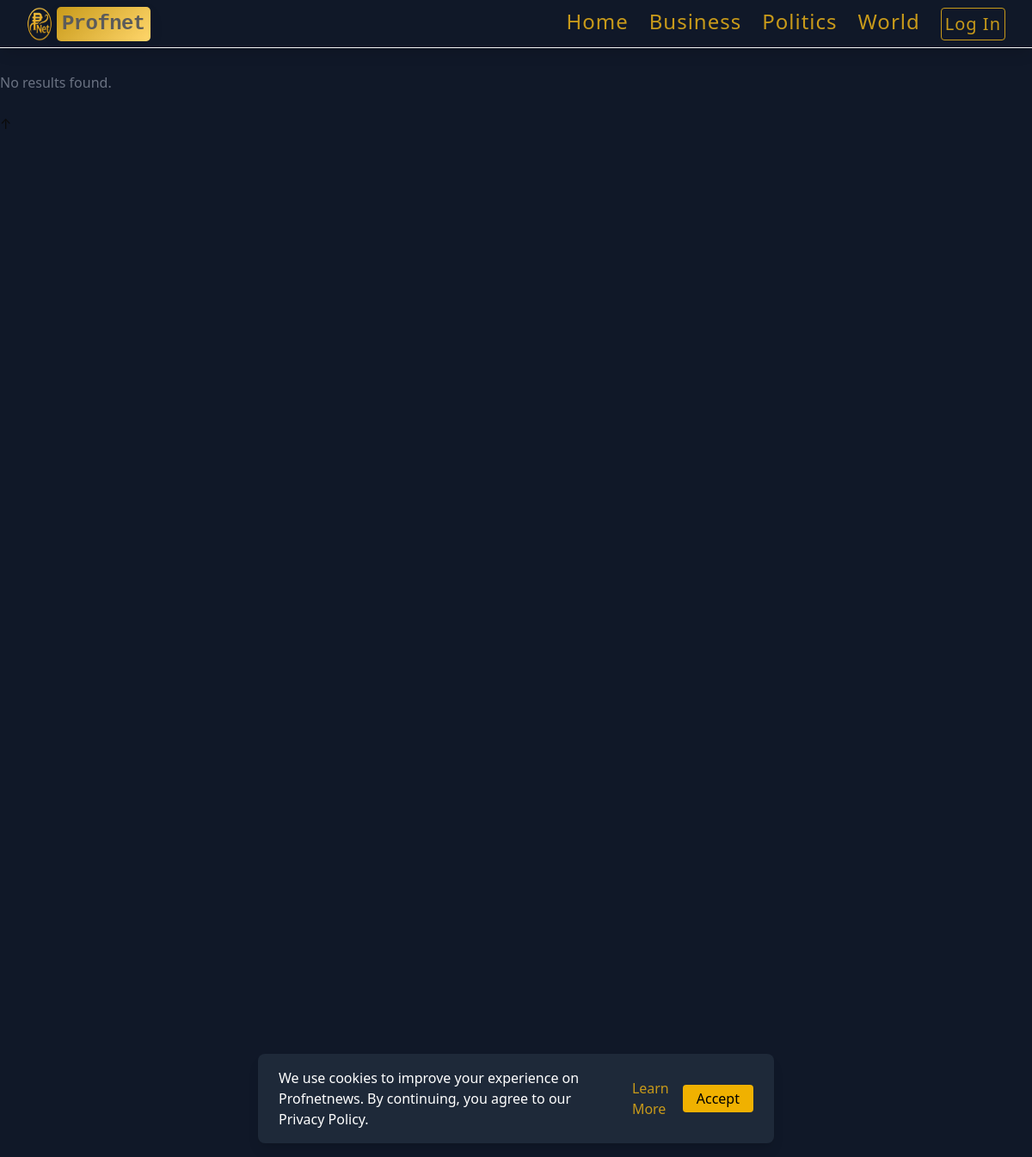
Screenshot of /search with the database file from the repository.
### app/models.py (models this page shows)
class Category(db.Model):
    id = db.Column(db.Integer, primary_key=True)
    name = db.Column(db.String(50), unique=True, nullable=False)
    slug = db.Column(db.String(50), unique=True, nullable=False)
    meta_title = db.Column(db.String(160))
    meta_description = db.Column(db.String(255))
    views = db.Column(db.Integer, default=0)
    posts = db.relationship('Post', back_populates='category', lazy="dynamic")

### app/routes/public.py (the view)
@public_bp.route("/search")
@cache.cached(timeout=300)
def search():
    query = request.args.get("q", "")
    results = []
    if query:
        results = Post.query.filter(
            Post.is_published == True,
            Post.title.ilike(f"%{query}%") |
            Post.content.ilike(f"%{query}%")
        ).order_by(Post.created_at.desc()).all()
    return render_template("search.html", query=query, results=results)

### app/templates/search.html (shortened to what this page needs)
{% extends "base.html" %}
{% block content %}
<h2 class="text-3xl font-bold mb-6">
</h2>
<div class="space-y-6">
  {% for post in results %}
    <a href="{{ url_for('public.post_detail', slug=post.slug) }}" class="block">
      <h3 class="text-2xl font-semibold hover:underline">
        {{ post.title }}
      </h3>
      <p class="text-gray-400">
        {{ post.content[:150] }}...
      </p>
    </a>
  {% else %}
    <p class="text-gray-500">No results found.</p>
  {% endfor %}
</div>
{% endblock %}

### app/templates/base.html (shortened to what this page needs)
<!DOCTYPE html>
<html lang="en">
<head>
    <link rel="stylesheet" href="https://cdnjs.cloudflare.com/ajax/libs/font-awesome/6.6.0/css/all.min.css">
    <script src="https://cdn.jsdelivr.net/npm/@tailwindcss/browser@4"></script>
    <link rel="stylesheet" href="{{ url_for('static', filename='Style.css') }}">
    <link rel="stylesheet" href="https://cdn.jsdelivr.net/simplemde/latest/simplemde.min.css">
</head>
<body class="bg-gray-900 w-full transition-opacity duration-700 min-h-screen text-gray-500">
    <div class="xl:max-w-[1280px] w-full">
    <header class="flex justify-between items-center navbar shadow-l bg-gray-900 border-b py-10 text-white shadow-lg fixed w-full transition-all duration-300 z-50">
        <div style="flex:1" class="sm:px-4 px-2 flex">
          <img src="{{ url_for('static', filename='Img/Profnet.png') }}" alt="Profnet icon">
          <strong style="color:#5b5b5b; border-radius:5px; padding:4px 6px;" class="text-2xl font-bold font-mono tracking-tight">Profnet
          </strong>
        </div>
        <div class="max-w-7xl mx-auto px-4 py-4 flex justify-between items-center">
          <nav class="hidden md:flex space-x-6 text-sm font-medium">
            <a class="text-2xl" href="{{ url_for('public.index') }}">Home</a>
        {% for cat in nav_categories %}
        <a href="{{ url_for('public.category', slug=cat.slug) }}"
                 class="text-2xl capitalize">
        {{ cat.name }}
        </a>
        {% endfor %}
            <button class="bg-transparent text-white px-3 md:px-1 py-1 rounded border"><a href="{{ url_for('admin.login') }}" class="text-2xl md:text-xl font-medium">Log In</a></button>
          </nav>
        </div>
    </header>
    <main class="text-white w-full max-w-7xl mx-auto py-6">
        {% block content %}{% endblock %}
    </main>
  </div>
          {% set settings = AppSettings.query.first() %}
          {% set settings = AppSettings.query.first() %}
<div id="cookieBanner" class="fixed bottom-4 left-1/2 transform -translate-x-1/2 bg-gray-800 text-white px-6 py-4 rounded-lg shadow-lg flex items-center space-x-4 z-50">
  <span>We use cookies to improve your experience on Profnetnews. By continuing, you agree to our Privacy Policy.</span>
  <a href="{{ url_for('public.privacy') }}" class="underline">Learn More</a>
  <button id="acceptCookies" class="bg-yellow-500 text-black px-4 py-1 rounded">Accept</button>
</div>
    <button id="btn">↑</button>
</body>
</html>

### app/static/Style.css (style rules this page uses)
:root { --bg: #ffffff; --muted: #f6f6f6; --text: #0b0b0b; --muted-text: #5b5b5b; --brand: #c89a1a; --brand-dark: #a28014; --page-bg: #0f1720; --accent: #111111; --drawer-width: 320px; --accent1: #d4af37; --shadow: 0 8px 24px rgba(2,6,23,0.45); --radius: 10px; --card-radius: 12px; --max-width: 1100px; --container-padding: 1rem; --shadow-sm: 0 6px 18px rgba(11,11,11,0.06); --shadow-md: 0 12px 30px rgba(11,11,11,0.09); --glass: rgba(255,255,255,0.6); --transition: 220ms cubic-bezier(.2,.9,.3,1); }
* { box-sizing: border-box; }
html,body { height: 100%; color: #0b0b0b; font-family: system-ui, -apple-system, "Segoe UI", Roboto, "Helvetica Neue", Arial; -webkit-font-smoothing: antialiased; -moz-osx-font-smoothing: grayscale; }
button { border-color: #c89a1a; }
a { color: #c89a1a; text-decoration: none; transition: color 220ms cubic-bezier(.2,.9,.3,1); }
header { height: 56px; display: flex; align-items: center; justify-content: space-between; gap: 12px; padding: 10px 15px; color: var(--muted); letter-spacing: 1px; }
header img { width: 30px; margin-right: 5px; }
strong { background: linear-gradient(135deg, var(--brand), #ffd66b); font-weight: 700; box-shadow: var(--shadow-sm); }

### rows the page displays
Category: name "Business"
Category: name "Politics"
Category: name "World"
